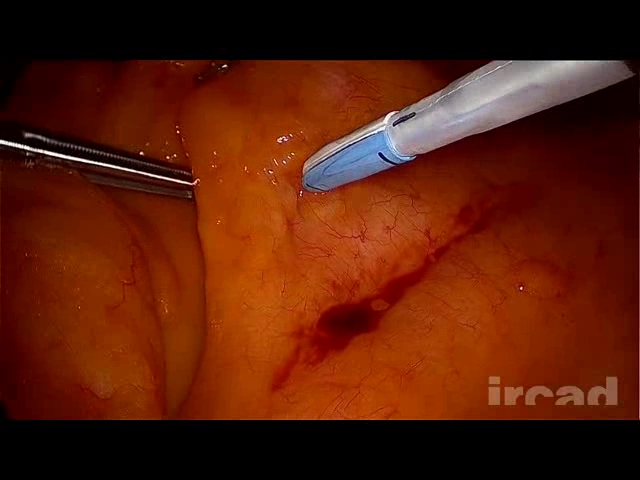
//> input picture frame 36 of Videos/TLRC_12sec.avi, 640 x 480 px
$ ./main   (built with g++ and OpenCV 4)
//> lines starting //> are read from the running program, lines starting //| are printed output that depends on the picture; after the words box and inside, x2 and y2 are one past the last pixel; in counts of white or black regions, pixels touching at a corner belong together
//> further down, frame is the input picture: 480 rows x 640 cols, CV_8UC3; mean B, G, R 10, 30.3, 88.7
#include <opencv2/core/core.hpp>
#include <opencv2/highgui/highgui.hpp>
#include "opencv2/imgproc/imgproc.hpp"
#include <iostream>
#include <string>
#include <ctime>
#include <vector>
#include <cmath>
#include "histogram.h"
#include "lines.h"


using namespace cv;
using namespace std;


vector<Vec4i> takeOffLines(  vector<Vec4i> lines,  std::vector<double> orientations)
{
    int i=0;
    std::vector<Vec4i> temp;
    while(i<lines.size())
    {
    if (!((orientations[i]== 0 )|| (abs(orientations[i]-M_PI/2)<= 0.005 ) || (abs(orientations[i]+M_PI/2)<= 0.005 )))
      temp.push_back(lines[i]);
    i++;
    }
    return temp;
}

cv::Mat HoughLine(cv::Mat src)
{

    cv::Mat src_gray, edges,probabilistic_hough;
    /// Pass the image to gray
   cvtColor( src, src_gray, COLOR_RGB2GRAY );
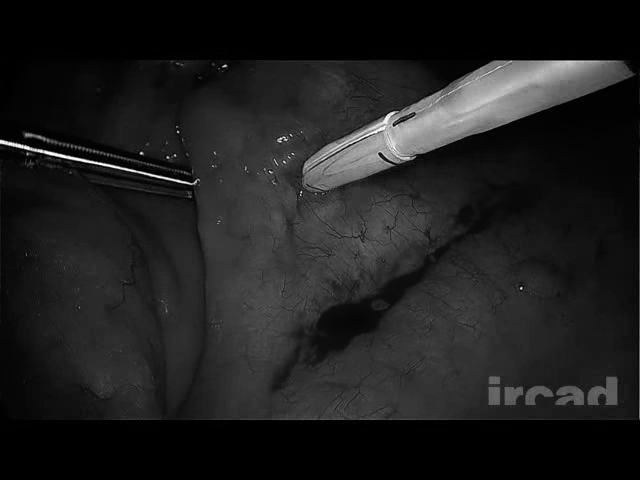
//> src_gray: 480 rows x 640 cols, CV_8UC1; min 0, max 255, mean 30.9

   GaussianBlur( src_gray, edges, Size( 3, 3 ), 0, 0 );

   /// Apply Canny edge detector
   Canny( edges, edges, 50, 100, 3 );
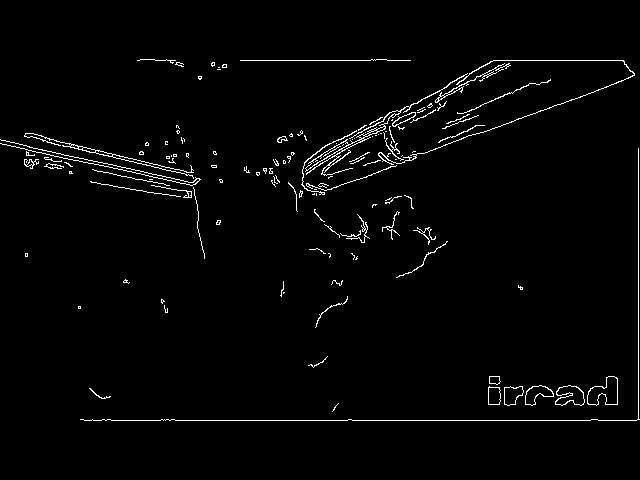
//> edges: 480 rows x 640 cols, CV_8UC1; 2.1% white in thin lines or dots, all inside (x1, y1, x2, y2) = (0, 59, 640, 421)

  vector<Vec4i> p_lines;


    //cvtColor( edges, probabilistic_hough, COLOR_GRAY2BGR );

  /// 2. Use Probabilistic Hough Transform
  HoughLinesP( edges, p_lines, 1, CV_PI/180, 100, 100, 10 );
//> p_lines = 9 lines (x1, y1, x2, y2), first 8: [84, 420, 636, 420], [493, 60, 623, 60], [638, 419, 638, 148], [475, 134, 623, 80], [20, 148, 192, 185], [29, 147, 196, 183], [302, 172, 467, 73], [27, 133, 187, 172]
  /*	p_lines=[x1,y1,x2,y2];
   *
   *
   * */
  //  HoughLines( edges, p_lines, 1, CV_PI/180, 50, 50, 10 );


  std::vector<double> orientations;
  //std::vector<double> length_lines;
  orientations.resize(p_lines.size());
//> orientations = [0, 0, 0, 0, 0, 0, 0, 0, 0]
  //length_lines.resize(p_lines.size());
  //-----------getting orientations of each line -----------
  int n_lines=p_lines.size();
//> n_lines = 9
  //std::cout << n_lines << std::endl;
  for (int h=0; h<n_lines;h++)
  {
          Vec4i l=p_lines[h];
          orientations[h]= atan2(l[1]-l[3],l[0]-l[2]);
	  if (orientations[h] > M_PI/2 )
	      orientations[h]=orientations[h] -M_PI;
	  else if (orientations[h] < - M_PI/2 )
	      orientations[h]=orientations[h] +M_PI;

	  //length_lines[h]=sqrt(pow(l[0]+l[2],2)+pow(l[1]+l[3],2));
  }
//> this loop made 9 passes

  vector<Vec4i> lines;
  lines=takeOffLines(p_lines,orientations);
//> the loop in takeOffLines, `while(i<lines.size())` made 9 passes
//> lines = 6 items: [475, 134, 623, 80], [20, 148, 192, 185], [29, 147, 196, 183], [302, 172, 467, 73], [27, 133, 187, 172], [68, 146, 199, 178]

  /****recalculating the orientations*****/  //TODO instead of recalculating the orientation take off the rientations of the taken off elements
  n_lines=lines.size();
//> n_lines = 6
  for (int h=0; h<n_lines;h++)
  {
          Vec4i l=lines[h];
          orientations[h]= atan2(l[1]-l[3],l[0]-l[2]);
	  if (orientations[h] > M_PI/2 )
	      orientations[h]=orientations[h] -M_PI;
	  else if (orientations[h] < - M_PI/2 )
	      orientations[h]=orientations[h] +M_PI;
  }
//> this loop made 6 passes
  // [29 lines of commented-out code are left out]
  for( size_t i = 0; i < lines.size(); i++ )
  {
       Vec4i l = lines[i];
       line( src, Point(l[0], l[1]), Point(l[2], l[3]), Scalar(255,0,0), 4, LINE_AA);
  }
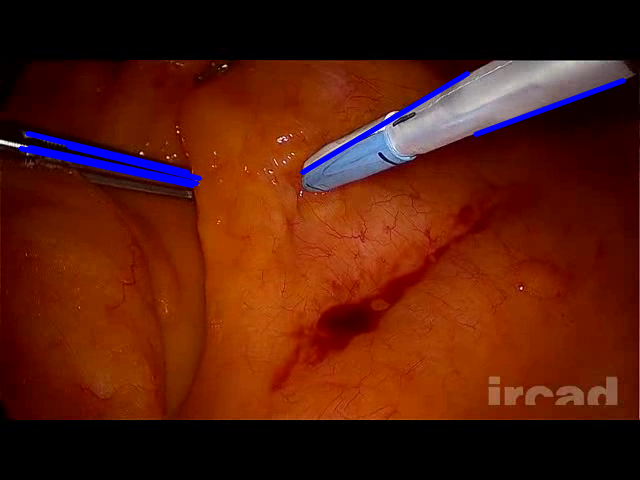
//> src: 480 rows x 640 cols, CV_8UC3; 1.88% of pixels changed, all inside (x1, y1, x2, y2) = (17, 70, 627, 189)

//> (the run ends here: the program needs code that is not available in this run, at `src=groupLines( src,lines, orientations, M_PI/20, 1300);`)

$ run again, starting later in the video
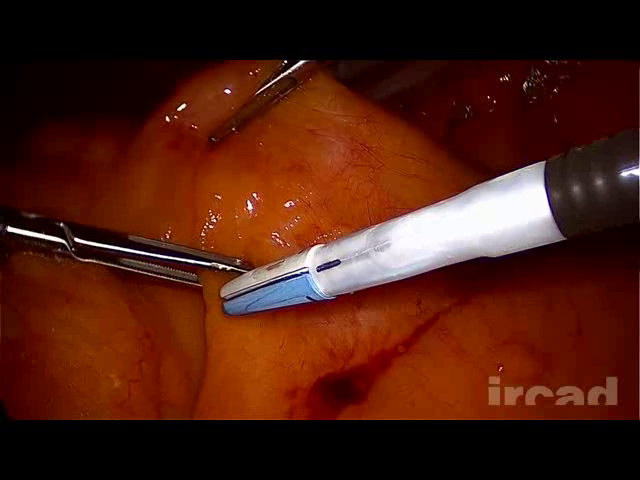
//> input picture frame 162 of Videos/TLRC_12sec.avi, 640 x 480 px
//> frame is the input picture: 480 rows x 640 cols, CV_8UC3; mean B, G, R 17, 30.5, 77.3
//> in HoughLine, `Canny( edges, edges, 50, 100, 3 );`:
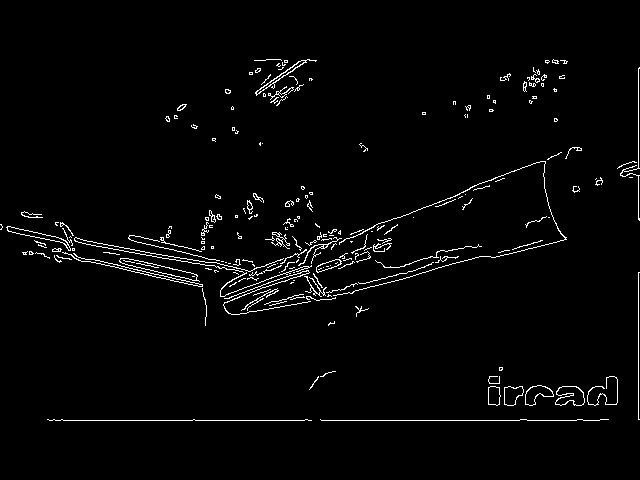
//> edges: 480 rows x 640 cols, CV_8UC1; 2.4% white in thin lines or dots, all inside (x1, y1, x2, y2) = (0, 59, 640, 421)
//> p_lines = 8 lines (x1, y1, x2, y2): [49, 420, 599, 420], [638, 219, 638, 68], [67, 237, 264, 272], [61, 239, 257, 274], [242, 274, 413, 211], [89, 259, 202, 285], [88, 261, 200, 286], [336, 295, 484, 256]
//> orientations = [0, 0, 0, 0, 0, 0, 0, 0]
//> in HoughLine, `int n_lines=p_lines.size();`: n_lines = 8
//> the loop in HoughLine, `for (int h=0; h<n_lines;h++)` made 8 passes
//> the loop in takeOffLines, `while(i<lines.size())` made 8 passes
//> lines = 6 items: [67, 237, 264, 272], [61, 239, 257, 274], [242, 274, 413, 211], [89, 259, 202, 285], [88, 261, 200, 286], [336, 295, 484, 256]
//> in HoughLine, `n_lines=lines.size();`: n_lines = 6
//> the loop in HoughLine, `for (int h=0; h<n_lines;h++)` made 6 passes
//> the loop in HoughLine, `for( size_t i = 0; i < lines.size(); i++ )` made 6 passes
//> after the loop in HoughLine, `for( size_t i = 0; i < lines.size(); i++ )`:
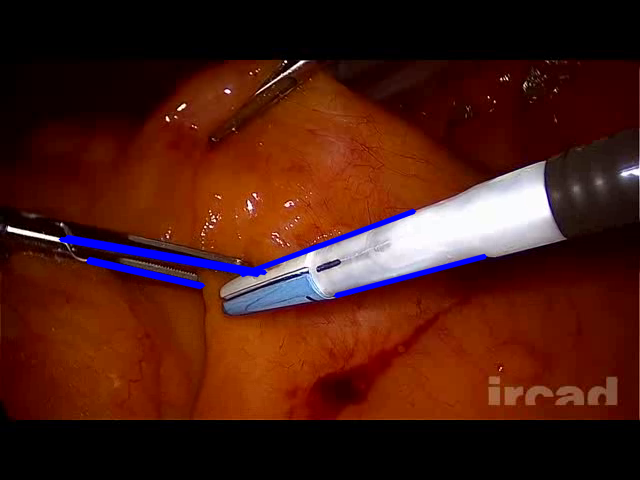
//> src: 480 rows x 640 cols, CV_8UC3; 1.74% of pixels changed, all inside (x1, y1, x2, y2) = (58, 208, 488, 299)

$ run again, starting later in the video
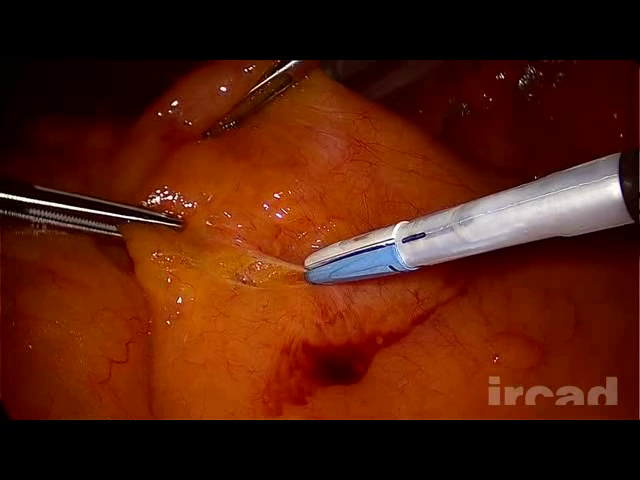
//> input picture frame 288 of Videos/TLRC_12sec.avi, 640 x 480 px
//> frame is the input picture: 480 rows x 640 cols, CV_8UC3; mean B, G, R 12.3, 30.1, 83.2
//> in HoughLine, `Canny( edges, edges, 50, 100, 3 );`:
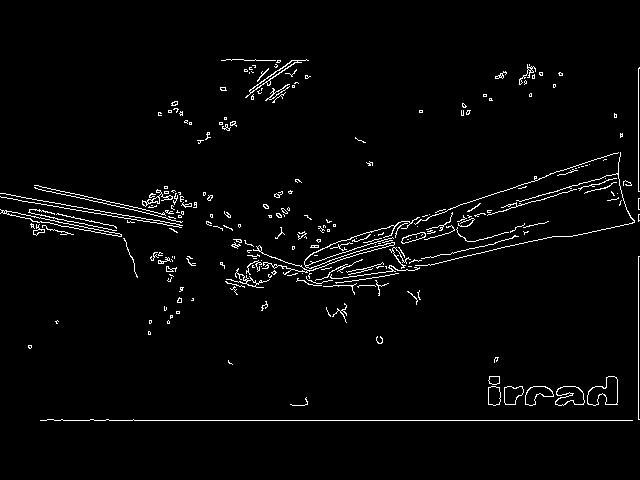
//> edges: 480 rows x 640 cols, CV_8UC1; 2.6% white in thin lines or dots, all inside (x1, y1, x2, y2) = (0, 59, 640, 421)
//> p_lines = 12 lines (x1, y1, x2, y2), first 8: [40, 420, 632, 420], [638, 221, 638, 68], [0, 193, 182, 225], [448, 209, 597, 158], [457, 221, 618, 172], [488, 214, 618, 177], [7, 198, 178, 226], [403, 270, 554, 236]
//> orientations = [0, 0, 0, 0, 0, 0, 0, 0, 0, 0, 0, 0]
//> in HoughLine, `int n_lines=p_lines.size();`: n_lines = 12
//> the loop in HoughLine, `for (int h=0; h<n_lines;h++)` made 12 passes
//> the loop in takeOffLines, `while(i<lines.size())` made 12 passes
//> lines = 10 items, first 8: [0, 193, 182, 225], [448, 209, 597, 158], [457, 221, 618, 172], [488, 214, 618, 177], [7, 198, 178, 226], [403, 270, 554, 236], [0, 213, 121, 236], [35, 188, 141, 211]
//> in HoughLine, `n_lines=lines.size();`: n_lines = 10
//> the loop in HoughLine, `for (int h=0; h<n_lines;h++)` made 10 passes
//> the loop in HoughLine, `for( size_t i = 0; i < lines.size(); i++ )` made 10 passes
//> after the loop in HoughLine, `for( size_t i = 0; i < lines.size(); i++ )`:
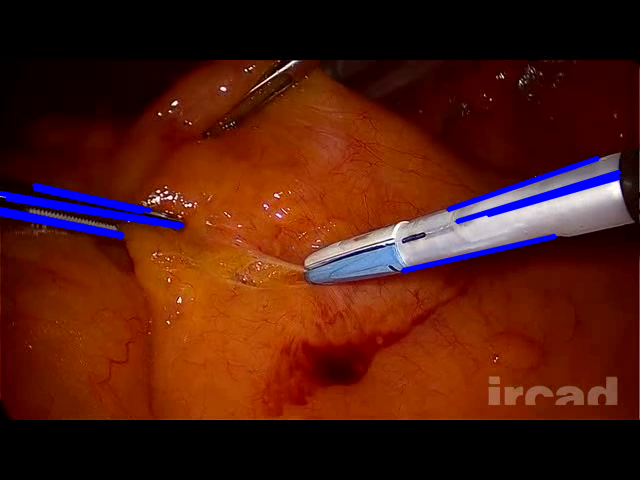
//> src: 480 rows x 640 cols, CV_8UC3; 2.63% of pixels changed, all inside (x1, y1, x2, y2) = (0, 155, 622, 274)
